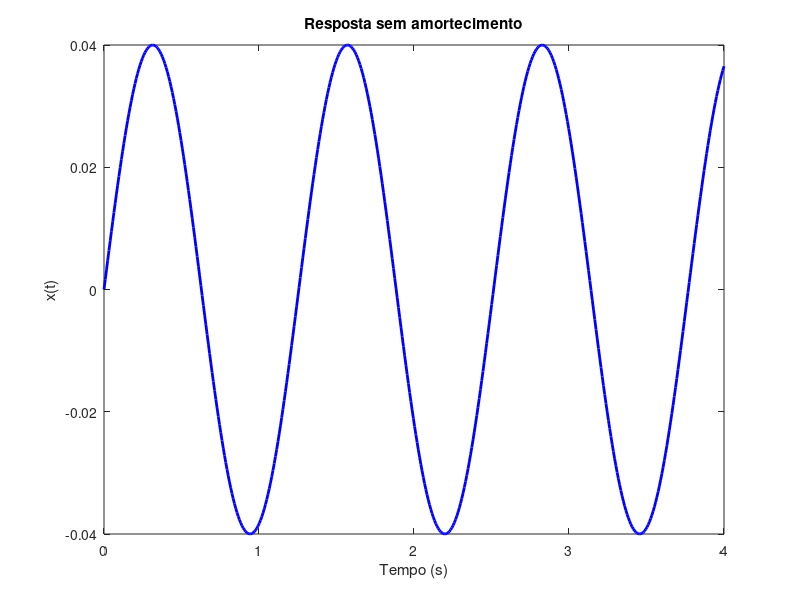

This chart was generated by the following MATLAB code:
clc; clear;
% Parâmetros do sistema sem amortecimento
wn = 5;  % frequência natural

% condições iniciais
x0 = 0;
dx0  = 0.2;

% Tempo
t = linspace(0, 4, 500);

x = x0*cos(wn*t) + (dx0/wn)*sin(wn*t);

% Gráfico
plot(t, x, 'b', 'LineWidth', 2); hold on;
xlabel('Tempo (s)');
ylabel('x(t)');
title('Resposta sem amortecimento');

% Comparando com a figura 7 da apostila podemos notar uma diferença na
% amplitude do sinal e no período natural.
